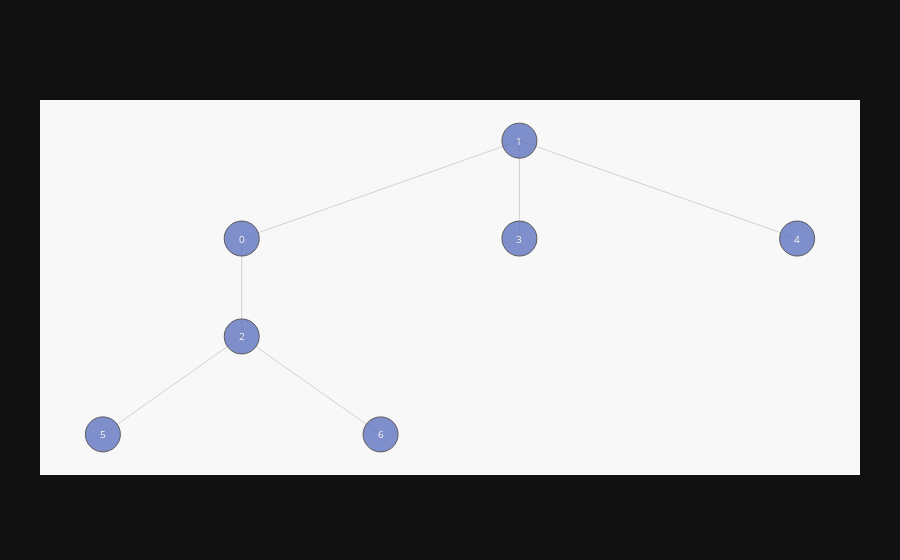

Source (notebook cell):
### Markdown cell above
# Prisoner's Dilemma (Lesson 1.1)
The first plot allows the user to interact with a basic decision tree to model the prisoner's dilemma
The second plot runs 10000 random simulations of the prisoner's dilemma and plots the results of the jail time for one prisoner (A) against the other (B).

### Code cell
import igraph
from igraph import Graph, EdgeSeq
import plotly.graph_objects as go

# Define the number of vertices and the edges manually
nr_vertices = 7  # Highest vertex index is 6, so nr_vertices should be 7
edges = [(0, 1), (1, 3), (1, 4), (0, 2), (2, 5), (2, 6)]

# Create a graph with the specified edges
G = Graph(edges=edges)


# Layout the graph in a Reingold-Tilford tree layout
lay = G.layout('rt')
position = {k: lay[k] for k in range(nr_vertices)}
Y = [lay[k][1] for k in range(nr_vertices)]
M = max(Y)

es = EdgeSeq(G)  # Sequence of edges
E = [e.tuple for e in G.es]  # List of edges

L = len(position)
Xn = [position[k][0] for k in range(L)]
Yn = [2 * M - position[k][1] for k in range(L)]
Xe = []
Ye = []
for edge in E:
    Xe += [position[edge[0]][0], position[edge[1]][0], None]
    Ye += [2 * M - position[edge[0]][1], 2 * M - position[edge[1]][1], None]

labels = list(map(str, range(nr_vertices)))

# Create Plotly Traces
lines = go.Scatter(x=Xe,
                   y=Ye,
                   mode='lines',
                   line=dict(color='rgb(210,210,210)', width=1),
                   hoverinfo='none'
                   )
dots = go.Scatter(x=Xn,
                  y=Yn,
                  mode='markers',
                  name='',
                  marker=dict(symbol='circle-dot',
                              size=35,
                              color='#6175c1',
                              line=dict(color='rgb(50,50,50)', width=1)
                              ),
                  text=labels,
                  hoverinfo='text',
                  opacity=0.8
                  )

# Create Text Inside the Circle via Annotations
def make_annotations(pos, text, font_size=10, font_color='rgb(250,250,250)'):
    L = len(pos)
    if len(text) != L:
        raise ValueError('The lists pos and text must have the same len')
    annotations = []
    for k in range(L):
        annotations.append(
            dict(text=text[k], x=pos[k][0], y=2 * M - position[k][1],
                 xref='x1', yref='y1',
                 font=dict(color=font_color, size=font_size),
                 showarrow=False)
        )
    return annotations

# Add Axis Specifications
axis = dict(showline=False,  # hide axis line, grid, ticklabels and  title
            zeroline=False,
            showgrid=False,
            showticklabels=False,
            )

layout = dict(
              font=dict(size=12),
              showlegend=False,
              xaxis=dict(axis),
              yaxis=dict(axis),
              margin=dict(l=40, r=40, b=85, t=100),
              hovermode='closest',
              plot_bgcolor='rgb(248,248,248)',
              template='plotly_dark'
              )

annotations = make_annotations(position, labels)

# Create Figure
fig = go.Figure(data=[lines, dots], layout=layout)
fig.update_layout(annotations=annotations)
fig.show()

### Figure 1 — Plotly figure (JSON) as saved in the notebook; plotly's stock layout.template omitted (floating-point values rounded to 4 significant figures)
{"data": [{"hoverinfo": "none", "line": {"color": "rgb(210,210,210)", "width": 1}, "mode": "lines", "x": [-1.0, 0.0, null, 0.0, 0.0, null, 0.0, 1.0, null, -1.0, -1.0, null, -1.0, -1.5, null, -1.0, -0.5, null], "y": [5.0, 6.0, null, 6.0, 5.0, null, 6.0, 5.0, null, 5.0, 4.0, null, 4.0, 3.0, null, 4.0, 3.0, null], "type": "scatter"}, {"hoverinfo": "text", "marker": {"color": "#6175c1", "line": {"color": "rgb(50,50,50)", "width": 1}, "size": 35, "symbol": "circle-dot"}, "mode": "markers", "name": "", "opacity": 0.8, "text": ["0", "1", "2", "3", "4", "5", "6"], "x": [-1.0, 0.0, -1.0, 0.0, 1.0, -1.5, -0.5], "y": [5.0, 6.0, 4.0, 5.0, 5.0, 3.0, 3.0], "type": "scatter"}], "layout": {"font": {"size": 12}, "hovermode": "closest", "margin": {"b": 85, "l": 40, "r": 40, "t": 100}, "plot_bgcolor": "rgb(248,248,248)", "showlegend": false, "xaxis": {"showgrid": false, "showline": false, "showticklabels": false, "zeroline": false}, "yaxis": {"showgrid": false, "showline": false, "showticklabels": false, "zeroline": false}, "annotations": [{"font": {"color": "rgb(250,250,250)", "size": 10}, "showarrow": false, "text": "0", "x": -1.0, "xref": "x", "y": 5.0, "yref": "y"}, {"font": {"color": "rgb(250,250,250)", "size": 10}, "showarrow": false, "text": "1", "x": 0.0, "xref": "x", "y": 6.0, "yref": "y"}, {"font": {"color": "rgb(250,250,250)", "size": 10}, "showarrow": false, "text": "2", "x": -1.0, "xref": "x", "y": 4.0, "yref": "y"}, {"font": {"color": "rgb(250,250,250)", "size": 10}, "showarrow": false, "text": "3", "x": 0.0, "xref": "x", "y": 5.0, "yref": "y"}, {"font": {"color": "rgb(250,250,250)", "size": 10}, "showarrow": false, "text": "4", "x": 1.0, "xref": "x", "y": 5.0, "yref": "y"}, {"font": {"color": "rgb(250,250,250)", "size": 10}, "showarrow": false, "text": "5", "x": -1.5, "xref": "x", "y": 3.0, "yref": "y"}, {"font": {"color": "rgb(250,250,250)", "size": 10}, "showarrow": false, "text": "6", "x": -0.5, "xref": "x", "y": 3.0, "yref": "y"}]}}
